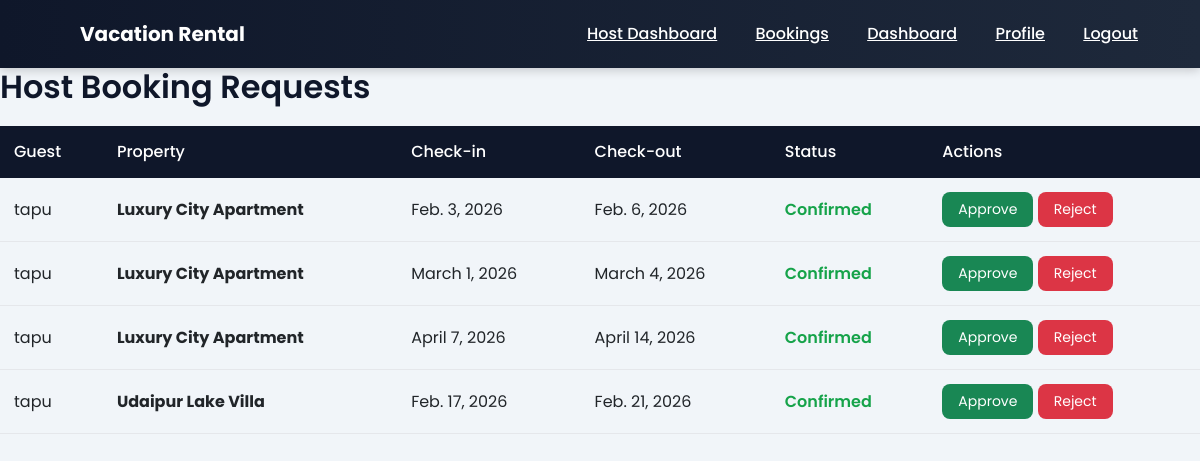
/host-bookings/ (signed in), run on the app's committed database.
### bookings/models.py (models this page shows, shortened)
class Booking(models.Model):
    STATUS_CHOICES = (
        ('pending', 'Pending'),
        ('confirmed', 'Confirmed'),
        ('cancelled', 'Cancelled'),
    )
    property = models.ForeignKey(Property, on_delete=models.CASCADE)
    guest = models.ForeignKey(User, on_delete=models.CASCADE)
    check_in = models.DateField()
    check_out = models.DateField()
    total_price = models.DecimalField(max_digits=10, decimal_places=2)
    booking_status = models.CharField(
        max_length=20,
        choices=STATUS_CHOICES,
        default='pending'
    )
    created_at = models.DateTimeField(auto_now_add=True)

### users/models.py (models this page shows)
class User(AbstractUser):
    ROLE_CHOICES = (
        ('admin', 'Admin'),
        ('host', 'Host'),
        ('guest', 'Guest'),
    )
    role = models.CharField(max_length=10, choices=ROLE_CHOICES, default='guest')
    phone = models.CharField(max_length=15, blank=True, null=True)
    profile_image = models.ImageField(upload_to='profile_images/', blank=True, null=True)

### properties/models.py (models this page shows, shortened)
class Property(models.Model):
    PROPERTY_TYPES = (
        ('apartment','Apartment'),
        ('house','House'),
        ('villa','Villa'),
        ('cabin','Cabin'),
    )
    host = models.ForeignKey(User, on_delete=models.CASCADE)
    title = models.CharField(max_length=200)
    description = models.TextField()
    location = models.CharField(max_length=200)
    price_per_night = models.DecimalField(max_digits=10, decimal_places=2)
    property_type = models.CharField(max_length=20, choices=PROPERTY_TYPES)
    bedrooms = models.IntegerField()
    bathrooms = models.IntegerField()
    max_guests = models.IntegerField()
    created_at = models.DateTimeField(auto_now_add=True)

### bookings/views.py (the view)
# urls.py: path('host-bookings/', views.host_bookings, name='host_bookings'),
@login_required
def host_bookings(request):
    bookings = Booking.objects.filter(property__host=request.user)
    return render(request, 'host_bookings.html', {'bookings': bookings})

### templates/host_bookings.html
{% extends "base.html" %}
{% block content %}
<div class="dashboard-container">
<h2 class="dashboard-title">Host Booking Requests</h2>
<div class="booking-card">
<table class="booking-table">
<thead>
<tr>
<th>Guest</th>
<th>Property</th>
<th>Check-in</th>
<th>Check-out</th>
<th>Status</th>
<th>Actions</th>
</tr>
</thead>
<tbody>
{% for booking in bookings %}
<tr>
<td>{{ booking.guest.username }}</td>
<td>
<strong>{{ booking.property.title }}</strong>
</td>
<td>{{ booking.check_in }}</td>
<td>{{ booking.check_out }}</td>
<td>
{% if booking.booking_status == "pending" %}
<span class="status pending">Pending</span>
{% elif booking.booking_status == "confirmed" %}
<span class="status confirmed">Confirmed</span>
{% else %}
<span class="status cancelled">Cancelled</span>
{% endif %}
</td>
<td>
<a href="/approve-booking/{{ booking.id }}" class="btn btn-success btn-sm btn-custom">
Approve
</a>
<a href="/reject-booking/{{ booking.id }}" class="btn btn-danger btn-sm btn-custom">
Reject
</a>
</td>
</tr>
{% empty %}
<tr>
<td colspan="6" style="text-align:center;">No booking requests</td>
</tr>
{% endfor %}
</tbody>
</table>
</div>
</div>
{% endblock %}

### static/css/style.css (style rules this page uses)
body { font-family: 'Poppins', sans-serif; margin:0; padding:0; background:#f1f5f9; }
h1,h2,h3,h4 { font-weight:600; color:#0f172a; }
.btn { padding:7px 16px; border-radius:8px; border:none; cursor:pointer; font-size:14px; }
table { width:100%; border-collapse:collapse; margin-top:20px; }
th { background:#0f172a; color:white; padding:14px; font-weight:500; }
td { padding:14px; border-bottom:1px solid #e5e7eb; }
.status { font-weight:600; color:#16a34a; }
h2 { font-weight:600; }

### data on the page
Booking: guest.username "tapu", property "Luxury City Apartment", check_in "Feb. 3, 2026", check_out "Feb. 6, 2026", booking_status "Confirmed"
Booking: guest.username "tapu", property "Luxury City Apartment", check_in "March 1, 2026", check_out "March 4, 2026", booking_status "Confirmed"
Booking: guest.username "tapu", property "Luxury City Apartment", check_in "April 7, 2026", check_out "April 14, 2026", booking_status "Confirmed"
Booking: guest.username "tapu", property "Udaipur Lake Villa", check_in "Feb. 17, 2026", check_out "Feb. 21, 2026", booking_status "Confirmed"
